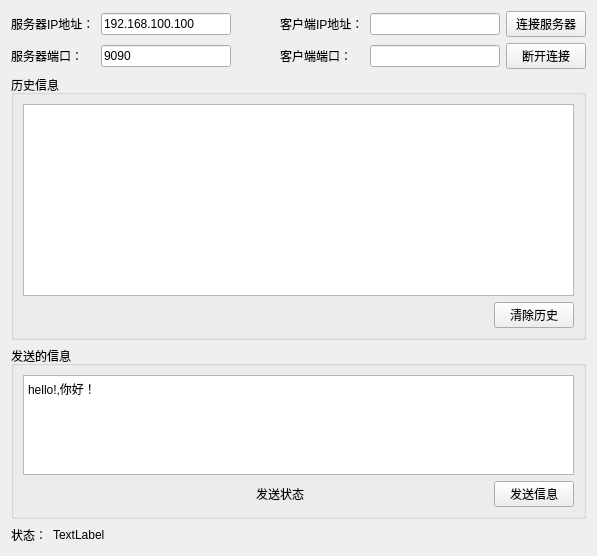
          <widget class="QWidget" name="TCP_Client_widget">
           <attribute name="title">
            <string>TCP_Client</string>
           </attribute>
           <layout class="QGridLayout" name="gridLayout_2">
            <item row="3" column="0" colspan="6">
             <widget class="QGroupBox" name="groupBox_4">
              <property name="sizePolicy">
               <sizepolicy hsizetype="Preferred" vsizetype="Fixed">
                <horstretch>0</horstretch>
                <verstretch>0</verstretch>
               </sizepolicy>
              </property>
              <property name="title">
               <string>发送的信息</string>
              </property>
              <layout class="QGridLayout" name="gridLayout_3">
               <item row="0" column="0" colspan="4">
                <widget class="QTextEdit" name="tcp_c_send_textEdit">
                 <property name="sizePolicy">
                  <sizepolicy hsizetype="Expanding" vsizetype="Fixed">
                   <horstretch>0</horstretch>
                   <verstretch>0</verstretch>
                  </sizepolicy>
                 </property>
                 <property name="maximumSize">
                  <size>
                   <width>16777215</width>
                   <height>100</height>
                  </size>
                 </property>
                 <property name="html">
                  <string>&lt;!DOCTYPE HTML PUBLIC &quot;-//W3C//DTD HTML 4.0//EN&quot; &quot;http://www.w3.org/TR/REC-html40/strict.dtd&quot;&gt;
&lt;html&gt;&lt;head&gt;&lt;meta name=&quot;qrichtext&quot; content=&quot;1&quot; /&gt;&lt;style type=&quot;text/css&quot;&gt;
p, li { white-space: pre-wrap; }
&lt;/style&gt;&lt;/head&gt;&lt;body style=&quot; font-family:'SimSun'; font-size:9pt; font-weight:400; font-style:normal;&quot;&gt;
&lt;p style=&quot; margin-top:0px; margin-bottom:0px; margin-left:0px; margin-right:0px; -qt-block-indent:0; text-indent:0px;&quot;&gt;hello!,你好！&lt;/p&gt;&lt;/body&gt;&lt;/html&gt;</string>
                 </property>
                </widget>
               </item>
               <item row="1" column="0">
                <spacer name="horizontalSpacer_3">
                 <property name="orientation">
                  <enum>Qt::Horizontal</enum>
                 </property>
                 <property name="sizeHint" stdset="0">
                  <size>
                   <width>227</width>
                   <height>20</height>
                  </size>
                 </property>
                </spacer>
               </item>
               <item row="1" column="1">
                <widget class="QLabel" name="tcp_c_send_state">
                 <property name="text">
                  <string>发送状态</string>
                 </property>
                </widget>
               </item>
               <item row="1" column="2">
                <spacer name="horizontalSpacer_9">
                 <property name="orientation">
                  <enum>Qt::Horizontal</enum>
                 </property>
                 <property name="sizeHint" stdset="0">
                  <size>
                   <width>164</width>
                   <height>20</height>
                  </size>
                 </property>
                </spacer>
               </item>
               <item row="1" column="3">
                <widget class="QPushButton" name="tcp_c_send_btn">
                 <property name="text">
                  <string>发送信息</string>
                 </property>
                </widget>
               </item>
              </layout>
             </widget>
            </item>
            <item row="0" column="1">
             <widget class="QLineEdit" name="tcp_cs_ip_ledit">
              <property name="sizePolicy">
               <sizepolicy hsizetype="Fixed" vsizetype="Fixed">
                <horstretch>0</horstretch>
                <verstretch>0</verstretch>
               </sizepolicy>
              </property>
              <property name="minimumSize">
               <size>
                <width>130</width>
                <height>0</height>
               </size>
              </property>
              <property name="text">
               <string>192.168.100.100</string>
              </property>
              <property name="maxLength">
               <number>32767</number>
              </property>
             </widget>
            </item>
            <item row="1" column="1">
             <widget class="QLineEdit" name="tcp_cs_port_ledit">
              <property name="sizePolicy">
               <sizepolicy hsizetype="Fixed" vsizetype="Fixed">
                <horstretch>0</horstretch>
                <verstretch>0</verstretch>
               </sizepolicy>
              </property>
              <property name="minimumSize">
               <size>
                <width>130</width>
                <height>0</height>
               </size>
              </property>
              <property name="text">
               <string>9090</string>
              </property>
             </widget>
            </item>
            <item row="2" column="0" colspan="6">
             <widget class="QGroupBox" name="groupBox_3">
              <property name="title">
               <string>历史信息</string>
              </property>
              <layout class="QGridLayout" name="gridLayout_7">
               <item row="0" column="0" colspan="2">
                <widget class="QListWidget" name="tcp_client_listWidget"/>
               </item>
               <item row="1" column="0">
                <spacer name="horizontalSpacer_6">
                 <property name="orientation">
                  <enum>Qt::Horizontal</enum>
                 </property>
                 <property name="sizeHint" stdset="0">
                  <size>
                   <width>40</width>
                   <height>20</height>
                  </size>
                 </property>
                </spacer>
               </item>
               <item row="1" column="1">
                <widget class="QPushButton" name="tcp_c_history_clear">
                 <property name="text">
                  <string>清除历史</string>
                 </property>
                </widget>
               </item>
              </layout>
             </widget>
            </item>
            <item row="0" column="0">
             <widget class="QLabel" name="label_5">
              <property name="text">
               <string>服务器IP地址：</string>
              </property>
             </widget>
            </item>
            <item row="1" column="5">
             <widget class="QPushButton" name="tcp_c_disconnect_btn">
              <property name="text">
               <string>断开连接</string>
              </property>
             </widget>
            </item>
            <item row="0" column="4">
             <widget class="QLineEdit" name="tcp_c_ip_ledit">
              <property name="sizePolicy">
               <sizepolicy hsizetype="Fixed" vsizetype="Fixed">
                <horstretch>0</horstretch>
                <verstretch>0</verstretch>
               </sizepolicy>
              </property>
              <property name="minimumSize">
               <size>
                <width>130</width>
                <height>0</height>
               </size>
              </property>
              <property name="text">
               <string/>
              </property>
              <property name="readOnly">
               <bool>true</bool>
              </property>
             </widget>
            </item>
            <item row="1" column="2">
             <spacer name="horizontalSpacer_5">
              <property name="orientation">
               <enum>Qt::Horizontal</enum>
              </property>
              <property name="sizeHint" stdset="0">
               <size>
                <width>37</width>
                <height>17</height>
               </size>
              </property>
             </spacer>
            </item>
            <item row="0" column="2">
             <spacer name="horizontalSpacer_4">
              <property name="orientation">
               <enum>Qt::Horizontal</enum>
              </property>
              <property name="sizeHint" stdset="0">
               <size>
                <width>37</width>
                <height>17</height>
               </size>
              </property>
             </spacer>
            </item>
            <item row="0" column="3">
             <widget class="QLabel" name="label_7">
              <property name="text">
               <string>客户端IP地址：</string>
              </property>
             </widget>
            </item>
            <item row="1" column="4">
             <widget class="QLineEdit" name="tcp_c_port_ledit">
              <property name="sizePolicy">
               <sizepolicy hsizetype="Fixed" vsizetype="Fixed">
                <horstretch>0</horstretch>
                <verstretch>0</verstretch>
               </sizepolicy>
              </property>
              <property name="minimumSize">
               <size>
                <width>130</width>
                <height>0</height>
               </size>
              </property>
              <property name="text">
               <string/>
              </property>
              <property name="readOnly">
               <bool>true</bool>
              </property>
             </widget>
            </item>
            <item row="1" column="0">
             <widget class="QLabel" name="label_6">
              <property name="text">
               <string>服务器端口：</string>
              </property>
             </widget>
            </item>
            <item row="1" column="3">
             <widget class="QLabel" name="label_8">
              <property name="text">
               <string>客户端端口：</string>
              </property>
             </widget>
            </item>
            <item row="4" column="0" colspan="6">
             <layout class="QHBoxLayout" name="horizontalLayout_2">
              <item>
               <widget class="QLabel" name="label_17">
                <property name="sizePolicy">
                 <sizepolicy hsizetype="Fixed" vsizetype="Preferred">
                  <horstretch>0</horstretch>
                  <verstretch>0</verstretch>
                 </sizepolicy>
                </property>
                <property name="text">
                 <string>状态：</string>
                </property>
               </widget>
              </item>
              <item>
               <widget class="QLabel" name="tcp_c_socket_state">
                <property name="text">
                 <string>TextLabel</string>
                </property>
               </widget>
              </item>
              <item>
               <spacer name="horizontalSpacer_18">
                <property name="orientation">
                 <enum>Qt::Horizontal</enum>
                </property>
                <property name="sizeHint" stdset="0">
                 <size>
                  <width>40</width>
                  <height>20</height>
                 </size>
                </property>
               </spacer>
              </item>
             </layout>
            </item>
            <item row="0" column="5">
             <widget class="QPushButton" name="tcp_c_connect_btn">
              <property name="text">
               <string>连接服务器</string>
              </property>
             </widget>
            </item>
           </layout>
          </widget>
